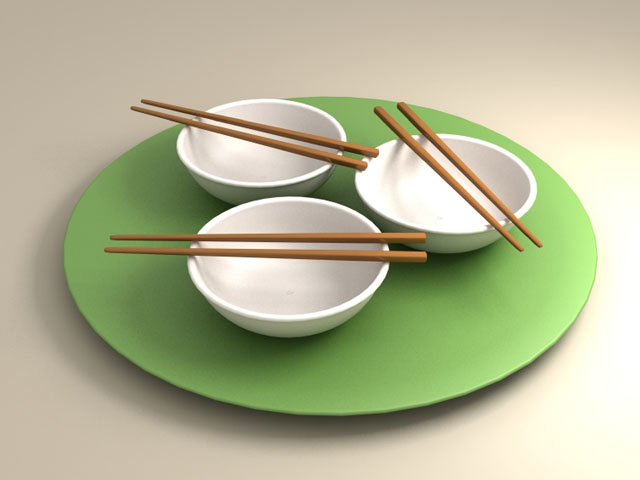
#> input picture images/sushiplate.jpg, 640 x 480 px, found by its file name
$ python '图片缩放.py'   (older library calls are emulated)
#> lines starting #> are read from the running program, lines starting #| are printed output that depends on the picture
from PIL import Image

def resize_by_size(width,height):
#> called with width = 100, height = 100
    im =Image.open(r"C:\Users\ASUSPC\Desktop\python\images\sushiplate.jpg")
#> im is the input picture: PIL image 640x480 RGB; mean R, G, B 179.6, 181.8, 149.3
    out = im.resize((width,height),Image.ANTIALIAS)
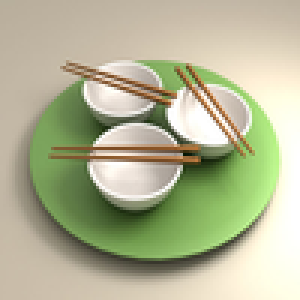
#> out: PIL image 100x100 RGB (shown 3 times larger); mean R, G, B 179.6, 181.7, 149.3
    out.save(r"C:\Users\ASUSPC\Desktop\python\images\sushiplate1.jpg")
resize_by_size(100,100)

$ run again, with images/fugu.png saved as images/sushiplate.jpg
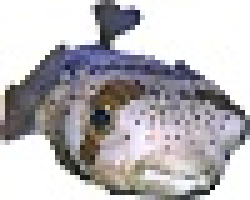
#> input picture images/fugu.png, 50 x 40 px, found by its file name (shown 5 times larger)
#> in resize_by_size, im is the input picture: PIL image 50x40 RGB; mean R, G, B 184.1, 181.2, 184.6
#> in resize_by_size, `out = im.resize((width,height),Image.ANTIALIAS)`:
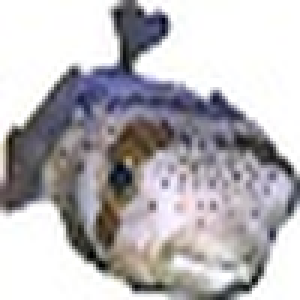
#> out: PIL image 100x100 RGB (shown 3 times larger); mean R, G, B 183.7, 180.8, 184.2
